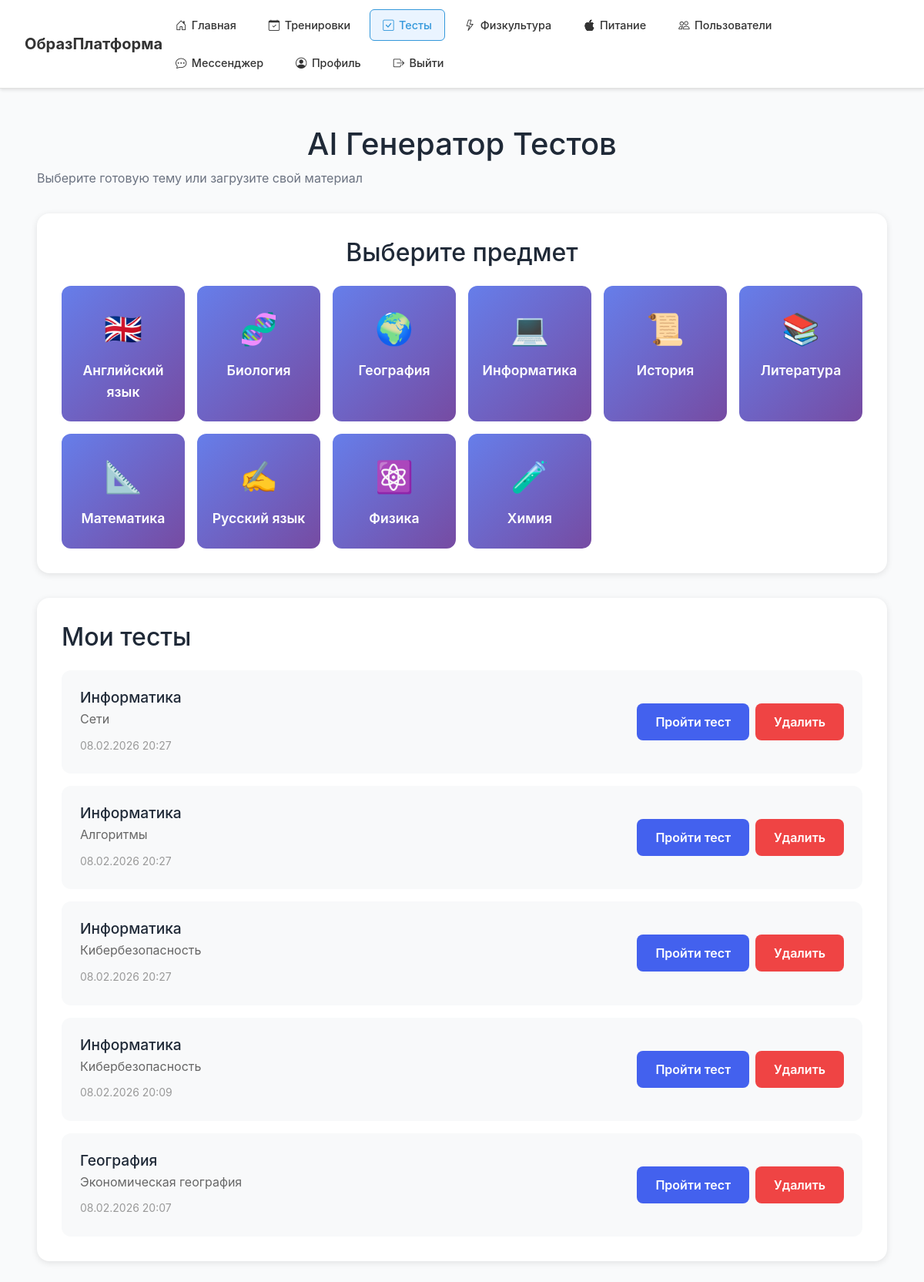
The page /tests (signed in) on the database its author committed.
### models.py (models this page shows)
class TestResult(db.Model):
    id = db.Column(db.Integer, primary_key=True)
    user_id = db.Column(db.Integer, db.ForeignKey('user.id'), nullable=False)
    subject = db.Column(db.String(100), nullable=False)
    topic = db.Column(db.String(200), nullable=False)
    test_content = db.Column(db.Text, nullable=False)
    score = db.Column(db.Integer)
    created_at = db.Column(db.DateTime, default=datetime.utcnow)

### app.py (the view)
@app.route('/tests')
@login_required
def tests():
    user_tests = TestResult.query.filter_by(user_id=current_user.id).order_by(TestResult.created_at.desc()).all()
    return render_template('tests.html', tests=user_tests)

### app.py (called while the page is built)
@login_manager.user_loader
def load_user(user_id):
    return User.query.get(int(user_id))

### models.py (called while the page is built)
    def is_teacher(self):
        return self.role == 'teacher'

    def is_student(self):
        return self.role == 'student'

    def is_cook(self):
        return self.role == 'cook'

    def is_admin(self):
        return self.role == 'admin'

### templates/tests.html (shortened to what this page needs)
{% extends "base.html" %}
{% block extra_css %}
<link rel="stylesheet" href="{{ url_for('static', filename='css/tests.css') }}">
{% endblock %}
{% block content %}
<div class="tests-container">
    <h1>AI Генератор Тестов</h1>
    <p style="color: var(--text-light); margin-bottom: 2rem;">
        Выберите готовую тему или загрузите свой материал
    </p>
    <div class="subject-selector">
        <h2>Выберите предмет</h2>
        <div class="subjects-grid" id="subjectsGrid">
        </div>
    </div>
    <div class="tests-history">
        <h2>Мои тесты</h2>
        {% if tests %}
        <div class="tests-list">
            {% for test in tests %}
            <div class="test-card">
                <div class="test-info">
                    <h3>{{ test.subject }}</h3>
                    <p>{{ test.topic }}</p>
                    <span class="test-date">{{ test.created_at.strftime('%d.%m.%Y %H:%M') }}</span>
                </div>
                <div class="test-actions">
                    <a href="{{ url_for('take_test', test_id=test.id) }}" class="btn btn-primary">
                        Пройти тест
                    </a>
                    <button onclick="deleteTest({{ test.id }})" class="btn btn-danger">
                        Удалить
                    </button>
                </div>
            </div>
            {% endfor %}
        </div>
        {% else %}
        <p style="text-align: center; color: var(--text-light); padding: 2rem;">
            У вас пока нет созданных тестов
        </p>
        {% endif %}
    </div>
</div>
{% endblock %}

### static/css/style.css (style rules this page uses)
:root { --primary: #4361ee; --primary-dark: #3730a3; --success: #10b981; --danger: #ef4444; --text: #1f2937; --text-light: #6b7280; --bg: #f9fafb; --white: #ffffff; --border: #e5e7eb; }
* { margin: 0; padding: 0; box-sizing: border-box; }
body { font-family: -apple-system, BlinkMacSystemFont, 'Segoe UI', sans-serif; background: var(--bg); color: var(--text); line-height: 1.6; }
.btn { padding: 0.75rem 1.5rem; font-size: 1rem; font-weight: 600; border: none; border-radius: 8px; cursor: pointer; transition: all 0.2s; text-decoration: none; display: inline-block; }
.btn-primary { background: var(--primary); color: white; }
.btn-danger { background: var(--danger); color: white; }

### static/css/tests.css (style rules this page uses)
.tests-container { max-width: 1400px; margin: 0 auto; padding: 2rem; }
.tests-container h1 { text-align: center; margin-bottom: 0.5rem; }
.subject-selector { background: white; border-radius: 16px; padding: 2rem; margin-bottom: 2rem; box-shadow: 0 2px 8px rgba(0,0,0,0.1); }
.subject-selector h2 { margin: 0 0 1.5rem 0; text-align: center; }
.subjects-grid { display: grid; grid-template-columns: repeat(auto-fit, minmax(160px, 1fr)); gap: 1rem; }
.tests-history { background: white; border-radius: 16px; padding: 2rem; box-shadow: 0 2px 8px rgba(0,0,0,0.1); }
.tests-history h2 { margin: 0 0 1.5rem 0; }
.tests-list { display: flex; flex-direction: column; gap: 1rem; }
.test-card { display: flex; justify-content: space-between; align-items: center; padding: 1.5rem; background: #f8f9fa; border-radius: 12px; gap: 1rem; }
.test-info h3 { margin: 0 0 0.25rem 0; font-size: 1.2rem; }
.test-info p { margin: 0 0 0.5rem 0; color: #666; }
.test-date { font-size: 0.875rem; color: #999; }
.test-actions { display: flex; gap: 0.5rem; flex-shrink: 0; }

### rows shown on the page
TestResult: subject "Информатика", topic "Сети", created_at "08.02.2026 20:27"
TestResult: subject "Информатика", topic "Алгоритмы", created_at "08.02.2026 20:27"
TestResult: subject "Информатика", topic "Кибербезопасность", created_at "08.02.2026 20:27"
TestResult: subject "Информатика", topic "Кибербезопасность", created_at "08.02.2026 20:09"
TestResult: subject "География", topic "Экономическая география", created_at "08.02.2026 20:07"
